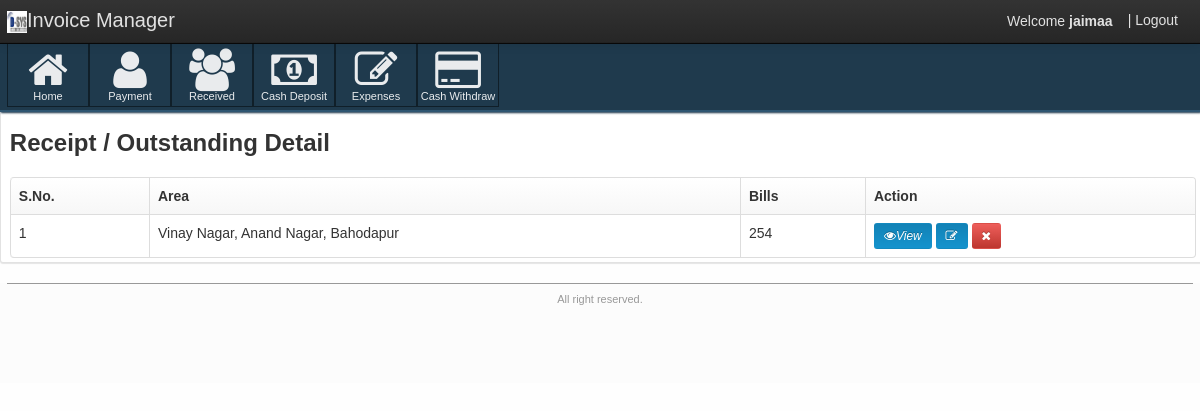
The app's page /JAIGST/finance_mgmt.php (signed in) with its own data.
### tables this page shows
CREATE TABLE `area` (
  `area_id` bigint(10) NOT NULL,
  `area_name` varchar(100) NOT NULL
);

### JAIGST/finance_mgmt.php (the view, shortened to what this page needs)
<?php
if(isset($_SESSION['login']) && $_SESSION['type']=='Admin')
{
?>
<!DOCTYPE html>
<html lang="en">
<head>
    <link href="css/customize-template.css" type="text/css" media="screen, projection" rel="stylesheet" />
</head>
    <body>
    <div class="navbar navbar-fixed-top">
        <div class="navbar-inner">
            <div class="container">
                <a href="#" class="brand"><img src="images/Dsys Logo.png" width="20px" height="20px" />Invoice Manager</a>
                <div id="app-nav-top-bar" class="nav-collapse">
                   <ul class="nav pull-right">
					<li style="margin-top: 11px;">
						Welcome <strong><?php echo $_SESSION['UserName'] ?> </strong>
					</li>
                        <li>
                            <a href="signout.php">| Logout</a>
                        </li>
                    </ul>
                </div>
            </div>
        </div>
    </div>
    <div id="body-container">
        <div id="body-content">
            <div class="body-nav body-nav-horizontal body-nav-fixed">
                <div class="container">
                   			<?php include'finance_manu.php'; ?>
                </div>
            </div>
<div class="box">
	<div class="container">
		<section class="content-header">
			<h3>
				Receipt / Outstanding Detail
			</h3>
		</section>
	</div>
	<div class="box-content">
		<section id="my-account-security-form" class="page container">
				<div class="container">
					<div class="row">
						<div id="acct-password-row" class="span16">
                        <div class="box-content box-table">
                            <table id="sample-table" class="table table-hover table-bordered tablesorter">
                                <thead>
                                    <tr>
                                        <th>S.No.</th>
                                        <th>Area</th>
                                        <th>Bills</th>
                                        <th>Action</th>
                                    </tr>
                                </thead>
                                <tbody>
                                <?php
								$s=1;
										$res=mysql_query("select distinct(area.area_name), count(debtors.area_id), area.area_id from debtors join area on area.area_id=debtors.area_id where detail='Sales' ");
										while($r=mysql_fetch_array($res))
										{
											echo "<tr><td>".$s."</td><td>".$r[0]."</td><td>".$r[1]."</td><td class='td-actions'>
                                            	<a href='view_bill_list.php?area_id=$r[2]' class='btn btn-small btn-info'>
                                            	    <i class='btn-icon-only icon-eye-open'>View</i>
                                            	</a>
												<a href='edit_sales.php?invoice_no=$r[1]' class='btn btn-small btn-info'>
                                                	<i class='btn-icon-only icon-edit'></i>
                                            	</a>
                                           		<a href='del_invoice.php?invoice_no=$r[1]' onClick='confirmDelete();' class='btn btn-small btn-danger'>
                                            	    <i class='btn-icon-only icon-remove'></i>
                                            	</a>
												</td>
			                                    </tr>";
										}
										?>
                                </tbody>
                            </table>
						</div>
					</div>
            	</div>
		</section>
	</div></div>
    <footer class="application-footer">
        <div class="container">
            <div class="disclaimer">
                <p> All right reserved.</p>
            </div>
        </div>
    </footer>
	</body>
</html>
<?php
}
else
{header('location:signout.php');}
?>

### JAIGST/finance_mgmt.php (style rules this page uses)
#body-content { padding-bottom: 0px !important; }
.application-footer { margin-top: 0px !important; }
#body-container { height: auto; min-height: 0% !important; }

### records on screen
area: s "1", area_name "Vinay Nagar, Anand Nagar, Bahodapur", r "254"

### other values on screen
$_SESSION['UserName'] "jaimaa"
